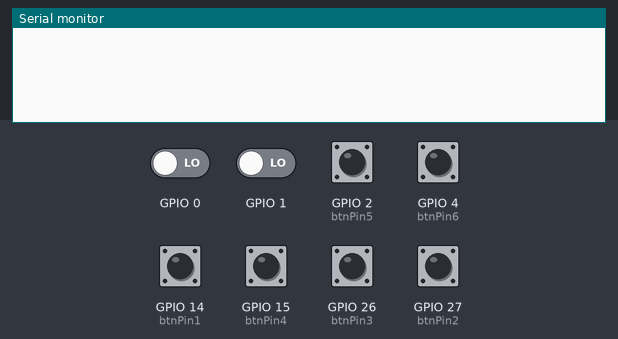
This sketch was run on a simulated ESP32. Shown: the last lines printed to the serial monitor. The inputs (shaded band) are chosen by the test bench; at power-on: GPIO 2 (btnPin5), GPIO 4 (btnPin6), GPIO 14 (btnPin1), GPIO 15 (btnPin4), GPIO 26 (btnPin3), GPIO 27 (btnPin2) HIGH, GPIO 0, GPIO 1 LOW.

Above: at 1.2 s.
1.3 s: GPIO 2 (btnPin5) pulled LOW for 0.15 s
At 1.8 s:
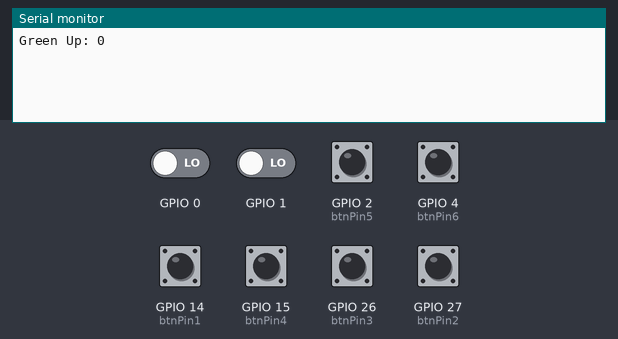
2.9 s: GPIO 4 (btnPin6) pulsed LOW 5 times (0.12 s each, 0.3 s apart)
At 4.2 s:
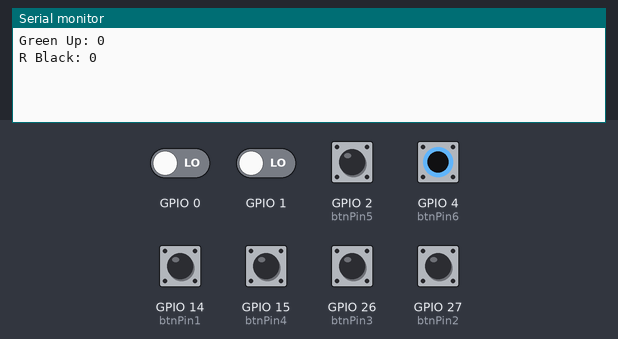

The sketch:

RobotESP32Controller.ino
```cpp
// For Remote Control tests.
// Serial output is correct.
// This code has been incorporated into the transmitter sketch.

#include <Wire.h>
#include <Adafruit_PWMServoDriver.h>


#define MIN_PULSE_WIDTH       500
#define MAX_PULSE_WIDTH       2500
#define FREQUENCY             60

Adafruit_PWMServoDriver pwm = Adafruit_PWMServoDriver();

int xout = 32;
int yout= 35;
int sel = 34;
int btnPin1 = 14;
int btnPin2 = 27;
int btnPin3 = 26;
int btnPin4 = 15;
int btnPin5 = 2;
int btnPin6 = 4;


// tick positions
float posA = 400;
float posB = 400;

float precision = 0.5;
float delayTime = 200;

struct joint{
  int pin;
  float len;
  float jointPosition;
};

joint link1 = {1, 5, posA};
joint link2 = {2, 3.5, posB};

void setup() {
  Serial.begin(9600);
  pwm.begin();
  pwm.setPWMFreq(FREQUENCY);
  pinMode(14, INPUT_PULLUP);
  pinMode(27, INPUT_PULLUP);
  pinMode(26, INPUT_PULLUP);
  pinMode(15, INPUT_PULLUP);
  pinMode(2, INPUT_PULLUP);
  pinMode(4, INPUT_PULLUP);
}

void moveMotor(joint *joint, float change){
  float currentPosition = joint->jointPosition;
  float newPosition = currentPosition + change;
  joint->jointPosition = newPosition;
  Serial.println(joint->jointPosition);
  delay(delayTime);
}


void loop() {
  /*
  while(analogRead(xout) > 600){
    moveMotor(&link2, 1);
  }
  while(analogRead(xout) < 400){
    moveMotor(&link2, -1);
  }
    while(analogRead(yout) > 600){
    moveMotor(&link1, 1);
  }
  while(analogRead(yout) < 400){
    moveMotor(&link1, -1);
  }
  */

  int buttonState1 = digitalRead(14);
  int buttonState2 = digitalRead(27);
  int buttonState3 = digitalRead(26);
  int buttonState4 = digitalRead(15);
  int buttonState5 = digitalRead(2);
  int buttonState6 = digitalRead(4);

  if(digitalRead(14) != buttonState1){
    buttonState1 = digitalRead(buttonState1);
    Serial.print("Blue Left: ");
    Serial.println(buttonState1);
    delay(500);
  }
  if(digitalRead(27) != buttonState2){
    buttonState2 = digitalRead(buttonState2);
    Serial.print("Yellow Down: ");
    Serial.println(buttonState2);
    delay(500);
  }
  if(digitalRead(26) != buttonState3){
    buttonState3 = digitalRead(buttonState3);
    Serial.print("Red Right: ");
    Serial.println(buttonState3);
    delay(500);
  }
  if(digitalRead(15) != buttonState4){
    buttonState4 = digitalRead(buttonState4);
    Serial.print("L Black: ");
    Serial.println(buttonState4);
    delay(500);
  }
    if(digitalRead(2) != buttonState5){
    buttonState5 = digitalRead(buttonState5);
    Serial.print("Green Up: ");
    Serial.println(buttonState5);
    delay(500);
  }
    if(digitalRead(4) != buttonState6){
    buttonState6 = digitalRead(buttonState6);
    Serial.print("R Black: ");
    Serial.println(buttonState6);
    delay(500);
  }
}
```

Measured:
- after the input at 1.3 s, the serial monitor: prints a new line after 0.15 s (image 1)
- after the input at 2.9 s, the serial monitor: prints a new line after 0.90 s (image 2)
